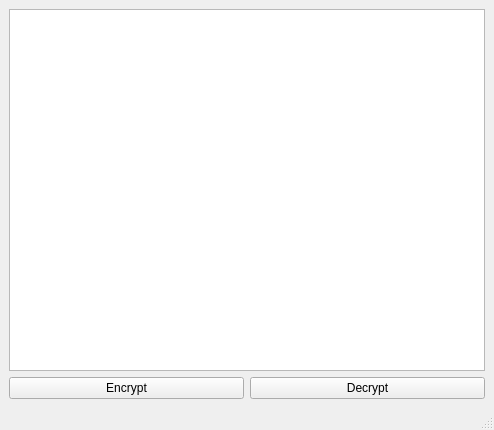
<?xml version="1.0" encoding="UTF-8"?>
<ui version="4.0">
 <class>MainWindow</class>
 <widget class="QMainWindow" name="MainWindow">
  <property name="geometry">
   <rect>
    <x>0</x>
    <y>0</y>
    <width>494</width>
    <height>430</height>
   </rect>
  </property>
  <property name="windowTitle">
   <string>My RSA Application</string>
  </property>
  <widget class="QWidget" name="centralwidget">
   <layout class="QGridLayout" name="gridLayout_2">
    <item row="0" column="1">
     <widget class="QTextEdit" name="main_text"/>
    </item>
    <item row="1" column="1" rowspan="4">
     <layout class="QHBoxLayout" name="horizontalLayout_3">
      <property name="sizeConstraint">
       <enum>QLayout::SetDefaultConstraint</enum>
      </property>
      <item>
       <widget class="QPushButton" name="encrypt_btn">
        <property name="text">
         <string>Encrypt</string>
        </property>
       </widget>
      </item>
      <item>
       <widget class="QPushButton" name="decrypt_btn">
        <property name="text">
         <string>Decrypt</string>
        </property>
       </widget>
      </item>
     </layout>
    </item>
   </layout>
  </widget>
  <widget class="QMenuBar" name="menubar">
   <property name="geometry">
    <rect>
     <x>0</x>
     <y>0</y>
     <width>494</width>
     <height>21</height>
    </rect>
   </property>
  </widget>
  <widget class="QStatusBar" name="statusbar"/>
 </widget>
 <resources/>
 <connections/>
</ui>
